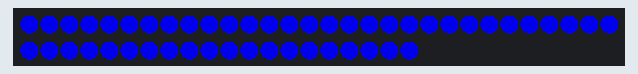
Recording of a sketch running on a simulated Arduino Uno, built with avr-gcc and run on an emulated ATmega328P. Shown: 50 RGB LEDs in strip order, left to right, continuing on the next row. Dim RGB values are drawn brighter than linear.

Above: at 0.2 s.
At 1.3 s:
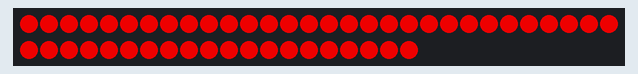
At 2.4 s:
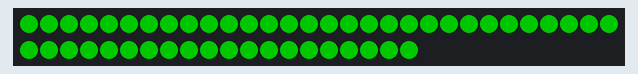
At 3.6 s:
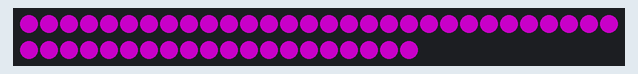

Measured:
- by itself, everything shown: repeats every 4.5 s, in 4 steps
- what the display in image 1 shows lasts 1.1 s, from 1.3 s to 2.4 s

The sketch:

pixel_led_text.ino
```cpp
/*
 ~Chamika Lakshn  2022
//pixel led texting
 */

#include <FastLED.h>

#define DATA_PIN  2
#define NUM_LEDS 50

CRGB leds[NUM_LEDS];

void setup() {
  FastLED.addLeds<WS2811, DATA_PIN, RGB>(leds, NUM_LEDS);
}
void loop() {
 FastLED.setBrightness(200);
 leds[0] = CRGB::     Blue;
 FastLED.show();

 FastLED.setBrightness(200);
 leds[1] = CRGB::     Blue;
 FastLED.show();

 FastLED.setBrightness(200);
 leds[2] = CRGB::     Blue;
 FastLED.show();

 FastLED.setBrightness(200);
 leds[3] = CRGB::     Blue;
 FastLED.show();

 FastLED.setBrightness(200);
 leds[4] = CRGB::     Blue;
 FastLED.show();

 FastLED.setBrightness(200);
 leds[5] = CRGB::     Blue;
 FastLED.show();

 FastLED.setBrightness(200);
 leds[6] = CRGB::     Blue;
 FastLED.show();

 FastLED.setBrightness(200);
 leds[7] = CRGB::     Blue;
 FastLED.show();

 FastLED.setBrightness(200);
 leds[8] = CRGB::     Blue;
 FastLED.show();

 FastLED.setBrightness(200);
 leds[9] = CRGB::     Blue;
 FastLED.show();

 FastLED.setBrightness(200);
 leds[10] = CRGB::     Blue;
 FastLED.show();

 FastLED.setBrightness(200);
 leds[11] = CRGB::     Blue;
 FastLED.show();

 FastLED.setBrightness(200);
 leds[12] = CRGB::     Blue;
 FastLED.show();

 FastLED.setBrightness(200);
 leds[13] = CRGB::     Blue;
 FastLED.show();

 FastLED.setBrightness(200);
 leds[14] = CRGB::     Blue;
 FastLED.show();

 FastLED.setBrightness(200);
 leds[15] = CRGB::     Blue;
 FastLED.show();

 FastLED.setBrightness(200);
 leds[16] = CRGB::     Blue;
 FastLED.show();

 FastLED.setBrightness(200);
 leds[17] = CRGB::     Blue;
 FastLED.show();

 FastLED.setBrightness(200);
 leds[18] = CRGB::     Blue;
 FastLED.show();

 FastLED.setBrightness(200);
 leds[19] = CRGB::     Blue;
 FastLED.show();

 FastLED.setBrightness(200);
 leds[20] = CRGB::     Blue;
 FastLED.show();

 FastLED.setBrightness(200);
 leds[21] = CRGB::     Blue;
 FastLED.show();

 FastLED.setBrightness(200);
 leds[22] = CRGB::     Blue;
 FastLED.show();

 FastLED.setBrightness(200);
 leds[23] = CRGB::     Blue;
 FastLED.show();

 FastLED.setBrightness(200);
 leds[24] = CRGB::     Blue;
 FastLED.show();

 FastLED.setBrightness(200);
 leds[25] = CRGB::     Blue;
 FastLED.show();

 FastLED.setBrightness(200);
 leds[26] = CRGB::     Blue;
 FastLED.show();

 FastLED.setBrightness(200);
 leds[27] = CRGB::     Blue;
 FastLED.show();

 FastLED.setBrightness(200);
 leds[28] = CRGB::     Blue;
 FastLED.show();

 FastLED.setBrightness(200);
 leds[29] = CRGB::     Blue;
 FastLED.show();

 FastLED.setBrightness(200);
 leds[30] = CRGB::     Blue;
 FastLED.show();

 FastLED.setBrightness(200);
 leds[31] = CRGB::     Blue;
 FastLED.show();

 FastLED.setBrightness(200);
 leds[32] = CRGB::     Blue;
 FastLED.show();

 FastLED.setBrightness(200);
 leds[33] = CRGB::     Blue;
 FastLED.show();

 FastLED.setBrightness(200);
 leds[34] = CRGB::     Blue;
 FastLED.show();

 FastLED.setBrightness(200);
 leds[35] = CRGB::     Blue;
 FastLED.show();

 FastLED.setBrightness(200);
 leds[36] = CRGB::     Blue;
 FastLED.show();

 FastLED.setBrightness(200);
 leds[37] = CRGB::     Blue;
 FastLED.show();

 FastLED.setBrightness(200);
 leds[38] = CRGB::     Blue;
 FastLED.show();

 FastLED.setBrightness(200);
 leds[39] = CRGB::     Blue;
 FastLED.show();

 FastLED.setBrightness(200);
 leds[40] = CRGB::     Blue;
 FastLED.show();

 FastLED.setBrightness(200);
 leds[41] = CRGB::     Blue;
 FastLED.show();

 FastLED.setBrightness(200);
 leds[42] = CRGB::     Blue;
 FastLED.show();

 FastLED.setBrightness(200);
 leds[43] = CRGB::     Blue;
 FastLED.show();

 FastLED.setBrightness(200);
 leds[44] = CRGB::     Blue;
 FastLED.show();

 FastLED.setBrightness(200);
 leds[45] = CRGB::     Blue;
 FastLED.show();

 FastLED.setBrightness(200);
 leds[46] = CRGB::     Blue;
 FastLED.show();

 FastLED.setBrightness(200);
 leds[47] = CRGB::     Blue;
 FastLED.show();

 FastLED.setBrightness(200);
 leds[48] = CRGB::     Blue;
 FastLED.show();

 FastLED.setBrightness(200);
 leds[49] = CRGB::     Blue;
 FastLED.show();

 delay (1000);

 FastLED.setBrightness(200);
 leds[0] = CRGB::     Red;
 FastLED.show();

 FastLED.setBrightness(200);
 leds[1] = CRGB::     Red;
 FastLED.show();

 FastLED.setBrightness(200);
 leds[2] = CRGB::     Red;
 FastLED.show();

 FastLED.setBrightness(200);
 leds[3] = CRGB::     Red;
 FastLED.show();

 FastLED.setBrightness(200);
 leds[4] = CRGB::     Red;
 FastLED.show();

 FastLED.setBrightness(200);
 leds[5] = CRGB::     Red;
 FastLED.show();

 FastLED.setBrightness(200);
 leds[6] = CRGB::     Red;
 FastLED.show();

 FastLED.setBrightness(200);
 leds[7] = CRGB::     Red;
 FastLED.show();

 FastLED.setBrightness(200);
 leds[8] = CRGB::     Red;
 FastLED.show();

 FastLED.setBrightness(200);
 leds[9] = CRGB::     Red;
 FastLED.show();

 FastLED.setBrightness(200);
 leds[10] = CRGB::     Red;
 FastLED.show();

 FastLED.setBrightness(200);
 leds[11] = CRGB::     Red;
 FastLED.show();

 FastLED.setBrightness(200);
 leds[12] = CRGB::     Red;
 FastLED.show();

 FastLED.setBrightness(200);
 leds[13] = CRGB::     Red;
 FastLED.show();

 FastLED.setBrightness(200);
 leds[14] = CRGB::     Red;
 FastLED.show();

 FastLED.setBrightness(200);
 leds[15] = CRGB::     Red;
 FastLED.show();

 FastLED.setBrightness(200);
 leds[16] = CRGB::     Red;
 FastLED.show();

 FastLED.setBrightness(200);
 leds[17] = CRGB::     Red;
 FastLED.show();

 FastLED.setBrightness(200);
 leds[18] = CRGB::     Red;
 FastLED.show();

 FastLED.setBrightness(200);
 leds[19] = CRGB::     Red;
 FastLED.show();

 FastLED.setBrightness(200);
 leds[20] = CRGB::     Red;
 FastLED.show();

 FastLED.setBrightness(200);
 leds[21] = CRGB::     Red;
 FastLED.show();

 FastLED.setBrightness(200);
 leds[22] = CRGB::     Red;
 FastLED.show();

 FastLED.setBrightness(200);
 leds[23] = CRGB::     Red;
 FastLED.show();

 FastLED.setBrightness(200);
 leds[24] = CRGB::     Red;
 FastLED.show();

 FastLED.setBrightness(200);
 leds[25] = CRGB::     Red;
 FastLED.show();

 FastLED.setBrightness(200);
 leds[26] = CRGB::     Red;
 FastLED.show();

 FastLED.setBrightness(200);
 leds[27] = CRGB::     Red;
 FastLED.show();

 FastLED.setBrightness(200);
 leds[28] = CRGB::     Red;
 FastLED.show();

 FastLED.setBrightness(200);
 leds[29] = CRGB::     Red;
 FastLED.show();

 FastLED.setBrightness(200);
 leds[30] = CRGB::     Red;
 FastLED.show();

 FastLED.setBrightness(200);
 leds[31] = CRGB::     Red;
 FastLED.show();

 FastLED.setBrightness(200);
 leds[32] = CRGB::     Red;
 FastLED.show();

 FastLED.setBrightness(200);
 leds[33] = CRGB::     Red;
 FastLED.show();

 FastLED.setBrightness(200);
 leds[34] = CRGB::     Red;
 FastLED.show();

 FastLED.setBrightness(200);
 leds[35] = CRGB::     Red;
 FastLED.show();

 FastLED.setBrightness(200);
 leds[36] = CRGB::     Red;
 FastLED.show();

 FastLED.setBrightness(200);
 leds[37] = CRGB::     Red;
 FastLED.show();

 FastLED.setBrightness(200);
 leds[38] = CRGB::     Red;
 FastLED.show();

 FastLED.setBrightness(200);
 leds[39] = CRGB::     Red;
 FastLED.show();

 FastLED.setBrightness(200);
 leds[40] = CRGB::     Red;
 FastLED.show();

 FastLED.setBrightness(200);
 leds[41] = CRGB::     Red;
 FastLED.show();

 FastLED.setBrightness(200);
 leds[42] = CRGB::     Red;
 FastLED.show();

 FastLED.setBrightness(200);
 leds[43] = CRGB::     Red;
 FastLED.show();

 FastLED.setBrightness(200);
 leds[44] = CRGB::     Red;
 FastLED.show();

 FastLED.setBrightness(200);
 leds[45] = CRGB::     Red;
 FastLED.show();

 FastLED.setBrightness(200);
 leds[46] = CRGB::     Red;
 FastLED.show();

 FastLED.setBrightness(200);
 leds[47] = CRGB::     Red;
 FastLED.show();

 FastLED.setBrightness(200);
 leds[48] = CRGB::     Red;
 FastLED.show();

 FastLED.setBrightness(200);
 leds[49] = CRGB::     Red ;
 FastLED.show();

 delay(1000);

 FastLED.setBrightness(200);
 leds[0] = CRGB::     Green ;
 FastLED.show();

 FastLED.setBrightness(200);
 leds[1] = CRGB::     Green ;
 FastLED.show();

 FastLED.setBrightness(200);
 leds[2] = CRGB::     Green ;
 FastLED.show();

 FastLED.setBrightness(200);
 leds[3] = CRGB::     Green ;
 FastLED.show();

 FastLED.setBrightness(200);
 leds[4] = CRGB::     Green ;
 FastLED.show();

 FastLED.setBrightness(200);
 leds[5] = CRGB::     Green ;
 FastLED.show();

 FastLED.setBrightness(200);
 leds[6] = CRGB::     Green ;
 FastLED.show();

 FastLED.setBrightness(200);
 leds[7] = CRGB::     Green ;
 FastLED.show();

 FastLED.setBrightness(200);
 leds[8] = CRGB::     Green ;
 FastLED.show();

 FastLED.setBrightness(200);
 leds[9] = CRGB::     Green ;
 FastLED.show();

 FastLED.setBrightness(200);
 leds[10] = CRGB::     Green ;
 FastLED.show();

 FastLED.setBrightness(200);
 leds[11] = CRGB::     Green ;
 FastLED.show();

 FastLED.setBrightness(200);
 leds[12] = CRGB::     Green ;
 FastLED.show();

 FastLED.setBrightness(200);
 leds[13] = CRGB::     Green ;
 FastLED.show();

 FastLED.setBrightness(200);
 leds[14] = CRGB::     Green ;
 FastLED.show();

 FastLED.setBrightness(200);
 leds[15] = CRGB::     Green ;
 FastLED.show();

 FastLED.setBrightness(200);
 leds[16] = CRGB::     Green ;
 FastLED.show();

 FastLED.setBrightness(200);
 leds[17] = CRGB::     Green ;
 FastLED.show();

 FastLED.setBrightness(200);
 leds[18] = CRGB::     Green ;
 FastLED.show();

 FastLED.setBrightness(200);
 leds[19] = CRGB::     Green ;
 FastLED.show();

 FastLED.setBrightness(200);
 leds[20] = CRGB::     Green ;
 FastLED.show();

 FastLED.setBrightness(200);
 leds[21] = CRGB::     Green ;
 FastLED.show();

 FastLED.setBrightness(200);
 leds[22] = CRGB::     Green ;
 FastLED.show();

 FastLED.setBrightness(200);
 leds[23] = CRGB::     Green ;
 FastLED.show();

 FastLED.setBrightness(200);
 leds[24] = CRGB::     Green ;
 FastLED.show();

 FastLED.setBrightness(200);
 leds[25] = CRGB::     Green ;
 FastLED.show();

 FastLED.setBrightness(200);
 leds[26] = CRGB::     Green ;
 FastLED.show();

 FastLED.setBrightness(200);
 leds[27] = CRGB::     Green ;
 FastLED.show();

 FastLED.setBrightness(200);
 leds[28] = CRGB::     Green ;
 FastLED.show();

 FastLED.setBrightness(200);
 leds[29] = CRGB::     Green ;
 FastLED.show();

 FastLED.setBrightness(200);
 leds[30] = CRGB::     Green ;
 FastLED.show();

 FastLED.setBrightness(200);
 leds[31] = CRGB::     Green ;
 FastLED.show();

 FastLED.setBrightness(200);
 leds[32] = CRGB::     Green ;
 FastLED.show();

 FastLED.setBrightness(200);
 leds[33] = CRGB::     Green ;
 FastLED.show();

 FastLED.setBrightness(200);
 leds[34] = CRGB::     Green ;
 FastLED.show();

 FastLED.setBrightness(200);
 leds[35] = CRGB::     Green ;
 FastLED.show();

 FastLED.setBrightness(200);
 leds[36] = CRGB::     Green ;
 FastLED.show();

 FastLED.setBrightness(200);
 leds[37] = CRGB::     Green ;
 FastLED.show();

 FastLED.setBrightness(200);
 leds[38] = CRGB::     Green ;
 FastLED.show();

 FastLED.setBrightness(200);
 leds[39] = CRGB::     Green ;
 FastLED.show();

 FastLED.setBrightness(200);
 leds[40] = CRGB::     Green ;
 FastLED.show();

 FastLED.setBrightness(200);
 leds[41] = CRGB::     Green ;
 FastLED.show();

 FastLED.setBrightness(200);
 leds[42] = CRGB::     Green ;
 FastLED.show();

 FastLED.setBrightness(200);
 leds[43] = CRGB::     Green ;
 FastLED.show();

 FastLED.setBrightness(200);
 leds[44] = CRGB::     Green ;
 FastLED.show();

 FastLED.setBrightness(200);
 leds[45] = CRGB::     Green ;
 FastLED.show();

 FastLED.setBrightness(200);
 leds[46] = CRGB::     Green ;
 FastLED.show();

 FastLED.setBrightness(200);
 leds[47] = CRGB::     Green ;
 FastLED.show();

 FastLED.setBrightness(200);
 leds[48] = CRGB::     Green ;
 FastLED.show();

 FastLED.setBrightness(200);
 leds[49] = CRGB::     Green ;
 FastLED.show();

 delay(1000);

 FastLED.setBrightness(200);
 leds[0] = CRGB::     Purple ;
 FastLED.show();

 FastLED.setBrightness(200);
 leds[1] = CRGB::     Purple ;
 FastLED.show();

 FastLED.setBrightness(200);
 leds[2] = CRGB::     Purple ;
 FastLED.show();

 FastLED.setBrightness(200);
 leds[3] = CRGB::     Purple ;
 FastLED.show();

 FastLED.setBrightness(200);
 leds[4] = CRGB::     Purple ;
 FastLED.show();

 FastLED.setBrightness(200);
 leds[5] = CRGB::     Purple ;
 FastLED.show();

 FastLED.setBrightness(200);
 leds[6] = CRGB::     Purple ;
 FastLED.show();

 FastLED.setBrightness(200);
 leds[7] = CRGB::     Purple ;
 FastLED.show();

 FastLED.setBrightness(200);
 leds[8] = CRGB::     Purple ;
 FastLED.show();

 FastLED.setBrightness(200);
 leds[9] = CRGB::     Purple ;
 FastLED.show();

 FastLED.setBrightness(200);
 leds[10] = CRGB::     Purple ;
 FastLED.show();

 FastLED.setBrightness(200);
 leds[11] = CRGB::     Purple ;
 FastLED.show();

 FastLED.setBrightness(200);
 leds[12] = CRGB::     Purple ;
 FastLED.show();

 FastLED.setBrightness(200);
 leds[13] = CRGB::     Purple ;
 FastLED.show();

 FastLED.setBrightness(200);
 leds[14] = CRGB::     Purple ;
 FastLED.show();

 FastLED.setBrightness(200);
 leds[15] = CRGB::     Purple ;
 FastLED.show();

 FastLED.setBrightness(200);
 leds[16] = CRGB::     Purple ;
 FastLED.show();

 FastLED.setBrightness(200);
 leds[17] = CRGB::     Purple ;
 FastLED.show();

 FastLED.setBrightness(200);
 leds[18] = CRGB::     Purple ;
 FastLED.show();

 FastLED.setBrightness(200);
 leds[19] = CRGB::     Purple ;
 FastLED.show();

 FastLED.setBrightness(200);
 leds[20] = CRGB::     Purple ;
 FastLED.show();

 FastLED.setBrightness(200);
 leds[21] = CRGB::     Purple ;
 FastLED.show();

 FastLED.setBrightness(200);
 leds[22] = CRGB::     Purple ;
 FastLED.show();

 FastLED.setBrightness(200);
 leds[23] = CRGB::     Purple ;
 FastLED.show();

 FastLED.setBrightness(200);
 leds[24] = CRGB::     Purple ;
 FastLED.show();

 FastLED.setBrightness(200);
 leds[25] = CRGB::     Purple ;
 FastLED.show();

 FastLED.setBrightness(200);
 leds[26] = CRGB::     Purple ;
 FastLED.show();

 FastLED.setBrightness(200);
 leds[27] = CRGB::     Purple ;
 FastLED.show();

 FastLED.setBrightness(200);
 leds[28] = CRGB::     Purple ;
 FastLED.show();

 FastLED.setBrightness(200);
 leds[29] = CRGB::     Purple ;
 FastLED.show();

 FastLED.setBrightness(200);
 leds[30] = CRGB::     Purple ;
 FastLED.show();

 FastLED.setBrightness(200);
 leds[31] = CRGB::     Purple ;
 FastLED.show();

 FastLED.setBrightness(200);
 leds[32] = CRGB::     Purple ;
 FastLED.show();

 FastLED.setBrightness(200);
 leds[33] = CRGB::     Purple ;
 FastLED.show();

 FastLED.setBrightness(200);
 leds[34] = CRGB::     Purple ;
 FastLED.show();

 FastLED.setBrightness(200);
 leds[35] = CRGB::     Purple ;
 FastLED.show();

 FastLED.setBrightness(200);
 leds[36] = CRGB::     Purple ;
 FastLED.show();

 FastLED.setBrightness(200);
 leds[37] = CRGB::     Purple ;
 FastLED.show();

 FastLED.setBrightness(200);
 leds[38] = CRGB::     Purple ;
 FastLED.show();

 FastLED.setBrightness(200);
 leds[39] = CRGB::     Purple ;
 FastLED.show();

 FastLED.setBrightness(200);
 leds[40] = CRGB::     Purple ;
 FastLED.show();

 FastLED.setBrightness(200);
 leds[41] = CRGB::     Purple ;
 FastLED.show();

 FastLED.setBrightness(200);
 leds[42] = CRGB::     Purple ;
 FastLED.show();

 FastLED.setBrightness(200);
 leds[43] = CRGB::     Purple ;
 FastLED.show();

 FastLED.setBrightness(200);
 leds[44] = CRGB::     Purple ;
 FastLED.show();

 FastLED.setBrightness(200);
 leds[45] = CRGB::     Purple ;
 FastLED.show();

 FastLED.setBrightness(200);
 leds[46] = CRGB::     Purple ;
 FastLED.show();

 FastLED.setBrightness(200);
 leds[47] = CRGB::     Purple ;
 FastLED.show();

 FastLED.setBrightness(200);
 leds[48] = CRGB::     Purple ;
 FastLED.show();

 FastLED.setBrightness(200);
 leds[49] = CRGB::     Purple ;
 FastLED.show();

 delay(1000);

}
```
